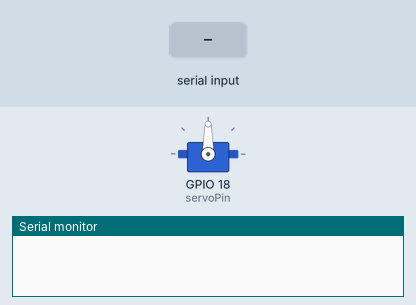
The sketch below on a simulated ESP32. Parts: servo, the last lines printed to the serial monitor. The inputs (shaded band) are chosen by the test bench.

Above: at 1.2 s.
1.3 s: "1" received over Serial
At 1.6 s:
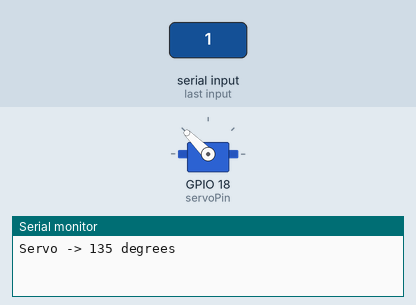
2.8 s: "2" received over Serial
At 3.9 s:
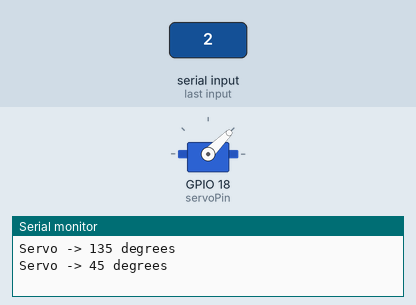
4.3 s: "0" received over Serial
At 5.1 s:
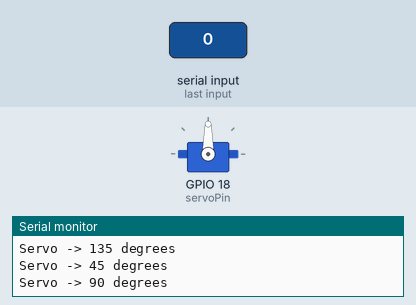
Timing chart, 0 to 7.3 s (numbered marks = the images above; inputs shaded):
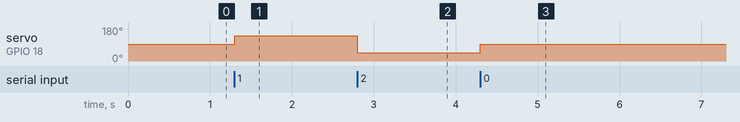

The sketch:

servo.ino
```cpp
#include <ESP32Servo.h>

Servo myServo;

const int servoPin = 18;

void setup() {
  Serial.begin(115200);

  myServo.attach(servoPin);
  myServo.write(90);
}

void loop() {
  if (Serial.available() > 0) {
    char input = Serial.read();

    if (input == '0') {
      myServo.write(90);
      Serial.println("Servo -> 90 degrees");
    }

    else if (input == '1') {
      myServo.write(135);
      Serial.println("Servo -> 135 degrees");
    }

    else if (input == '2') {
      myServo.write(45);
      Serial.println("Servo -> 45 degrees");
    }
  }
}
```

Measured:
- after the input at 1.3 s, servo on GPIO 18 (servoPin): 90° → 135° at once
- after the input at 2.8 s, servo on GPIO 18 (servoPin): 135° → 45° at once
- after the input at 4.3 s, servo on GPIO 18 (servoPin): 45° → 90° at once
